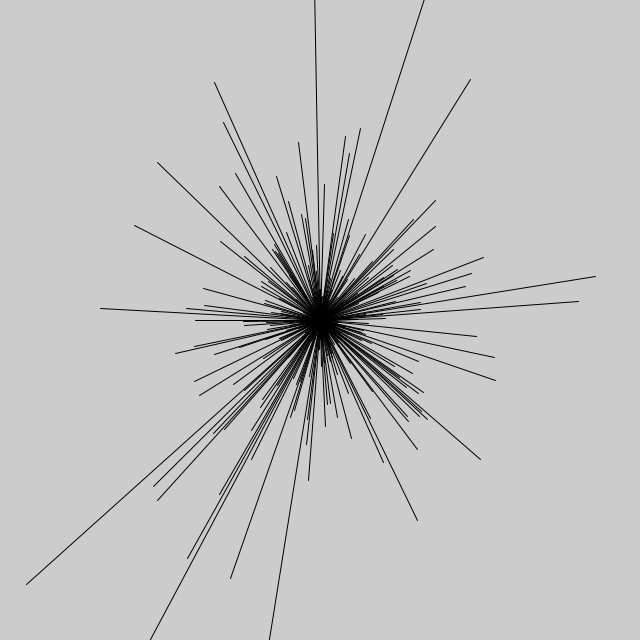
Frame 1 (no input)
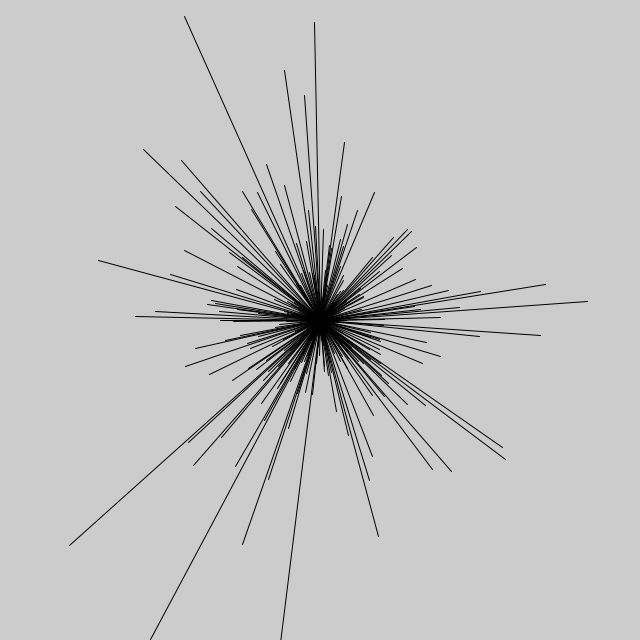
Frame 60 (the mouse pressed at the canvas centre just before this capture)
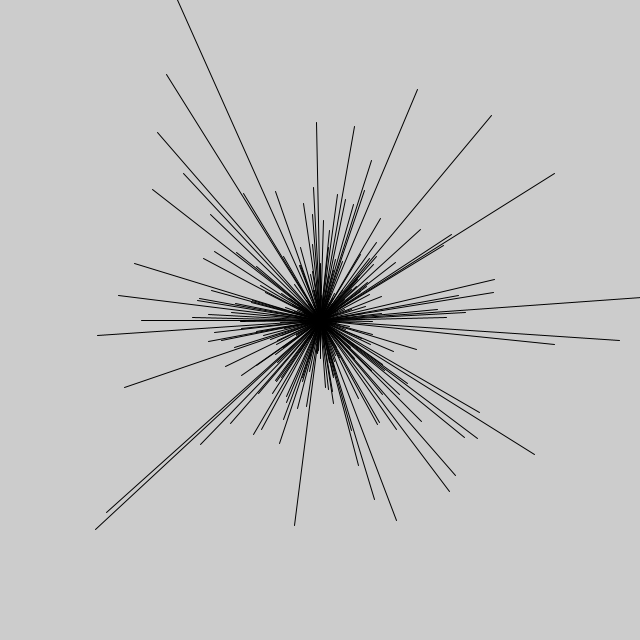
Frame 120 (the mouse held since frame 60 and released just before this capture)

The Processing sketch that drew these frames (run headless with seeded random() and noise(); from frame 60 on, the mouse is pressed at the canvas centre):

// Processing sketch: RandomGaussianSpinOff_TPF
// ── RandomGaussianSpinOff_TPF.pde
float[] distribution = new float[360];
float[] noiseX = new float[360];

void setup() {
  size(640, 640);
  for (int i = 0; i < distribution.length; i++) {
    distribution[i] = int(randomGaussian() * (width * 1.5 / 10));
    noiseX[i] = random(distribution[i]);
  }
}

void draw() {
  background(204);
  translate(width/2, width/2);

  for (int i = 0; i < distribution.length; i++) {
    noiseX[i]+= 0.01;
    rotate(TWO_PI/distribution.length);
    stroke(0);
    float dist = abs(distribution[i]);
    line(0, 0, dist + map(noise(noiseX[i]), 0, 1, -2, 2) * dist, 0);
  }
}
